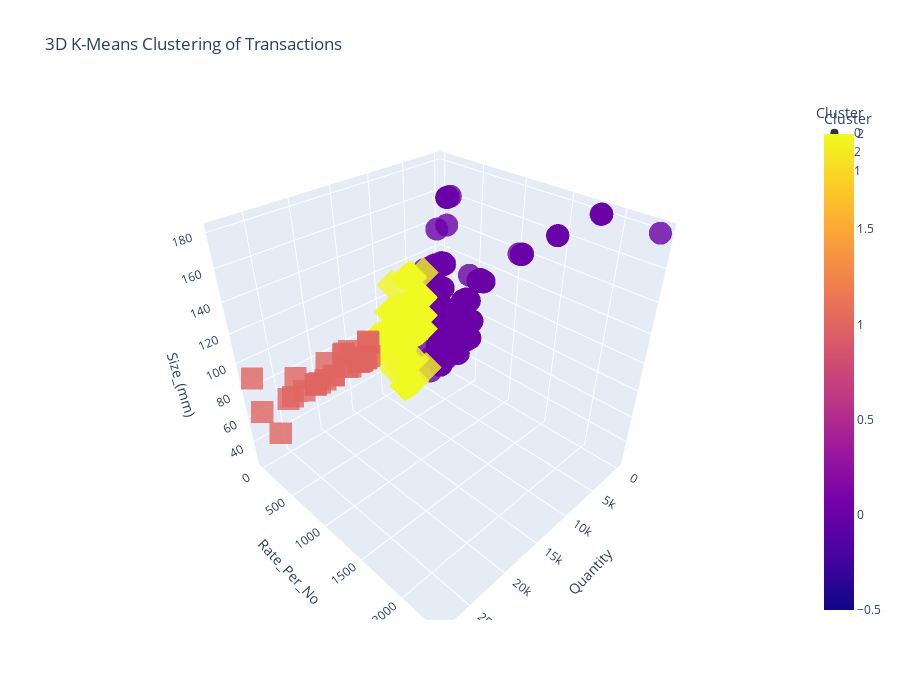

Notebook source saved alongside this figure:
### Code cell
fig = px.scatter_3d(df,x='Quantity',y='Rate_Per_No',z='Size_(mm)',color='Cluster',title="3D K-Means Clustering of Transactions",symbol='Cluster',opacity=0.8,height=700)
fig.show()

### Figure 1 — Plotly figure (JSON) as saved in the notebook; plotly's stock layout.template omitted (floating-point values rounded to 4 significant figures; data arrays with more than 128 entries replaced by an {"elided": "..."} marker saying what was removed)
{"data": [{"hovertemplate": "Cluster=%{marker.color}<br>Quantity=%{x}<br>Rate_Per_No=%{y}<br>Size_(mm)=%{z}<extra></extra>", "legendgroup": "0", "marker": {"color": {"elided": "3720 int values"}, "coloraxis": "coloraxis", "opacity": 0.8, "symbol": "circle"}, "mode": "markers", "name": "0", "scene": "scene", "showlegend": true, "type": "scatter3d", "x": {"elided": "3720 int values"}, "y": {"elided": "3720 int values"}, "z": {"elided": "3720 int values"}}, {"hovertemplate": "Cluster=%{marker.color}<br>Quantity=%{x}<br>Rate_Per_No=%{y}<br>Size_(mm)=%{z}<extra></extra>", "legendgroup": "2", "marker": {"color": {"elided": "187 int values"}, "coloraxis": "coloraxis", "opacity": 0.8, "symbol": "diamond"}, "mode": "markers", "name": "2", "scene": "scene", "showlegend": true, "type": "scatter3d", "x": {"elided": "187 int values"}, "y": {"elided": "187 int values"}, "z": {"elided": "187 int values"}}, {"hovertemplate": "Cluster=%{marker.color}<br>Quantity=%{x}<br>Rate_Per_No=%{y}<br>Size_(mm)=%{z}<extra></extra>", "legendgroup": "1", "marker": {"color": [1, 1, 1, 1, 1, 1, 1, 1, 1, 1, 1, 1, 1, 1, 1, 1, 1, 1, 1, 1, 1, 1, 1, 1, 1, 1, 1, 1, 1], "coloraxis": "coloraxis", "opacity": 0.8, "symbol": "square"}, "mode": "markers", "name": "1", "scene": "scene", "showlegend": true, "type": "scatter3d", "x": [20450, 16310, 13000, 13100, 20605, 27995, 24310, 12560, 22165, 13650, 17940, 14105, 13000, 18000, 15800, 12400, 27600, 12480, 15470, 22920, 20000, 19200, 13800, 18700, 15360, 16080, 23700, 25950, 14148], "y": [9, 14, 17, 16, 17, 18, 17, 22, 17, 17, 16, 16, 6, 16, 6, 6, 6, 8, 17, 9, 17, 17, 17, 12, 9, 9, 17, 7, 10], "z": [63, 75, 63, 63, 63, 90, 63, 75, 63, 63, 63, 63, 63, 63, 63, 63, 63, 75, 63, 75, 63, 63, 63, 75, 75, 75, 63, 40, 63]}], "layout": {"coloraxis": {"colorbar": {"title": {"text": "Cluster"}}, "colorscale": [[0, "#0d0887"], [0.1111, "#46039f"], [0.2222, "#7201a8"], [0.3333, "#9c179e"], [0.4444, "#bd3786"], [0.5556, "#d8576b"], [0.6667, "#ed7953"], [0.7778, "#fb9f3a"], [0.8889, "#fdca26"], [1, "#f0f921"]]}, "height": 700, "legend": {"title": {"text": "Cluster"}, "tracegroupgap": 0}, "scene": {"domain": {"x": [0, 1], "y": [0, 1]}, "xaxis": {"title": {"text": "Quantity"}}, "yaxis": {"title": {"text": "Rate_Per_No"}}, "zaxis": {"title": {"text": "Size_(mm)"}}}, "title": {"text": "3D K-Means Clustering of Transactions"}}}
